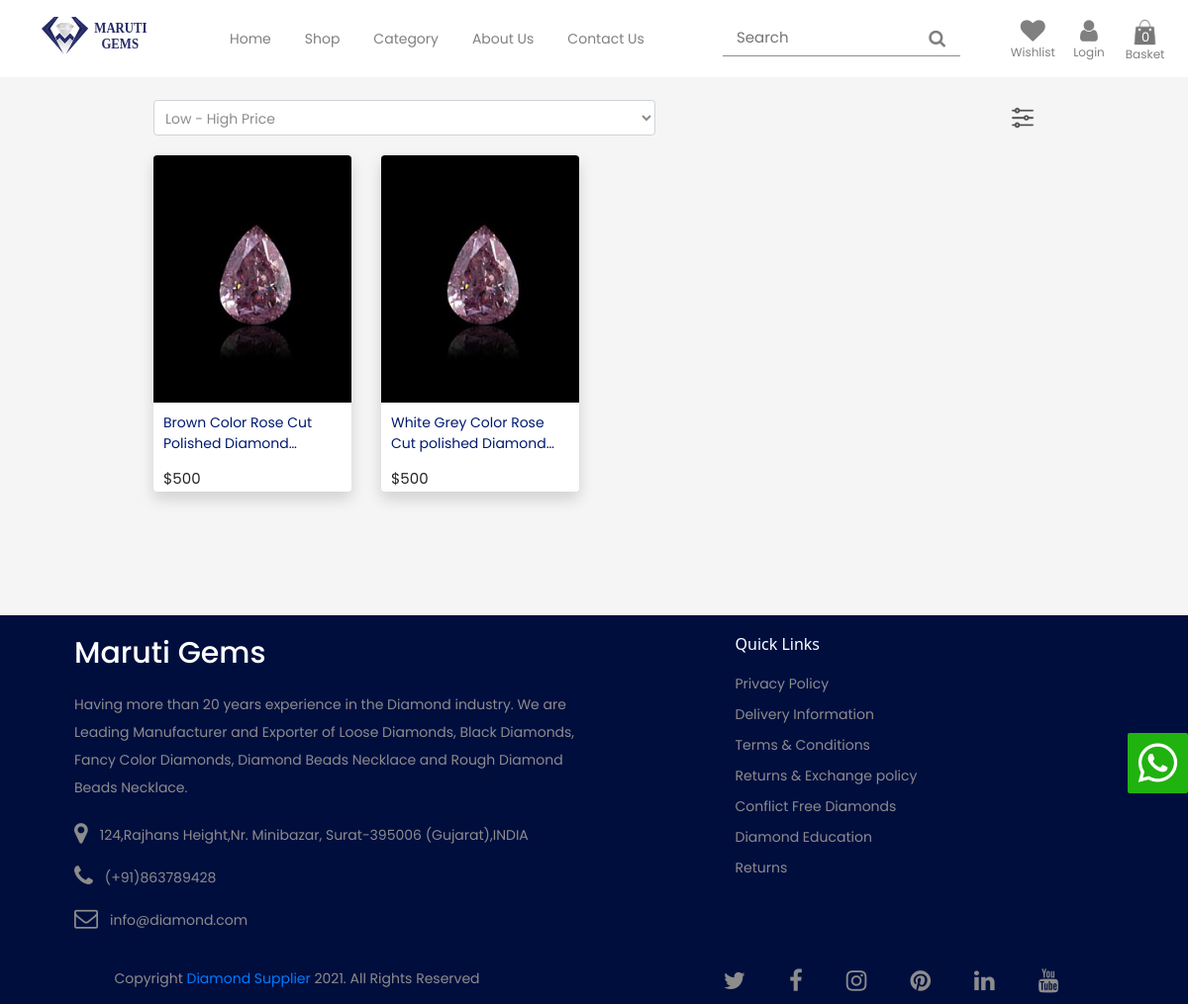
/index.php/Home/categories/3, run on the app's committed database.
### tables this page shows
CREATE TABLE `product` (
  `p_id` int(11) NOT NULL,
  `c_id` int(11) NOT NULL,
  `subc_id` int(11) NOT NULL,
  `pname` varchar(60) NOT NULL,
  `price` int(11) NOT NULL,
  `image` text NOT NULL,
  `weight` varchar(20) NOT NULL,
  `stock` int(11) NOT NULL,
  `sale` int(11) NOT NULL
);

### application/controllers/Home.php (called while the page is built, shortened)
<?php
class Home extends CI_Controller {
    function __construct() {
        $this->load->database();
        $this->load->model('Home_model');
        $this->load->model('Product_model');
        $this->load->library('form_validation');
        $this->load->library('session');
    }
    public function categories($categories_id)
    {
        $user_id = $this->session->userdata('user_id');
        $subcategories = $this->Home_model->show_subcategories();
        $arr['categories'] = $this->Home_model->showdata_categories();
        foreach ($subcategories as $subcat)
        {
            $recent_subcategories[$subcat['categories_name']][$subcat['subc_id']] =  $subcat['subcategories_name'];
        }
        $arr['subcategorie'] = $recent_subcategories;
        $arr['cart_data'] = $this->Product_model->show_cartdatacount($user_id);
        $arr['category']=$this->Home_model->categories_product($categories_id);
        $this->load->view('frontend/header',$arr);
        $this->load->view('frontend/mobile_header',$arr);
        $this->load->view('frontend/categories',$arr);
    }
}

### index.php (called while the page is built, shortened)
<?php
require_once BASEPATH.'core/CodeIgniter.php';

### application/models/Home_model.php (called while the page is built, shortened)
<?php
class Home_model extends CI_Model
{
    function categories_product($c_id)
    {
        $id= $this->Product_model->show_currentlivepoduct();
        $arrays = array();
        foreach ($id as $value) {
            $arrays[] =  explode(',', $value['product_id']);
        }
        if($arrays != null){
        $myarray = call_user_func_array('array_merge', $arrays);
        } else {
            $myarray = [];
        }
        if($myarray == null){
        $this->db->select("*");
        $this->db->from('categories');
        $this->db->where('categories.id',$c_id);
        $this->db->join('product', 'product.c_id = categories.id');
        $querys = $this->db->get();
        } else{
        $query = " SELECT * FROM product, categories";
            $query .= " WHERE p_id NOT IN (";
            $count = 0;
            foreach($myarray as $item) {
                $query .= $item;
                if ($count != count($myarray) - 1)
                    $query .= ",";
                $count++;
            }
            $query .= ")";
            $query .= " AND categories.id = $c_id AND product.c_id = categories.id";
            $querys = $this->db->query($query);
        }
        $arr = $querys->result_array();
		return $arr;
    }
}

### application/models/Product_model.php (called while the page is built, shortened)
<?php
class Product_model extends CI_Model
{
    function show_currentlivepoduct(){
        $this->db->select("*");
        $this->db->from('sale_product');
        $query = $this->db->get();
        $arr = $query->result_array();
        return $arr;
    }
    function show_cartdatacount($user_id)
    {
        $this->db->select("*");
        $this->db->from('add_cart');
        $this->db->where('add_cart.user_id',$user_id);
        $this->db->join('product', 'product.p_id = add_cart.product_id');
        $query = $this->db->get();
        $arr = $query->num_rows();
		return $arr;
    }
}

### application/views/frontend/categories.php (the view, shortened to what this page needs)
<html>
    <head>
        <link rel="stylesheet" href="<?php echo base_url(); ?>assets/home/css/bootstrap.min.css">
        <link rel="stylesheet" href="<?php echo base_url(); ?>assets/categories/css/categoriesstyle.css">
        <link rel="stylesheet" href="<?php echo base_url(); ?>assets/home/css/font-awesome.min.css">
        <link rel="stylesheet" href="<?php echo base_url(); ?>assets/home/css/w3.css">
    </head>
    <body>
            <div class="content_fix" style="padding-top: 81px;"></div>
            <?php if($category != null){ ?>
            <div class="container">
                <div class="category_section">
                    <div class="row">
                        <div class="col-lg-1"></div>
                        <div class="col-xl-10 col-md-12 col-sm-12" style="flex: 0 0 100%; ">
                            <div class="row top_content">
                                <form class="col-lg-7" method="post" action="<?php  ?>">
                                    <select class="form-control" name="price-sorting" id="price-sorting">
                                        <option value="l2h">Low - High Price</option>
                                    </select>
                                </form>
                                <div class="col-lg-5 range_slider">
                                    <div class="visible_filter">
                                        <div class="filter">
                                            <img src="<?php echo base_url(); ?>assets/categories/images/filter1.png" style="width: 24px;">
                                        </div>
                                    </div>
                                </div>
                            </div>
                            <div class="onsale_products text-center clearfix">
                                <div clas="row onsale_collection clearfix" id="sorting" style="position: relative;">
                                <?php foreach($category as $data){
                                    $img = explode(',',$data['image']); ?>
                                    <div class="col-xl-3 col-md-4 col-sm-12 product_onsale">
                                        <div class="onsale_img shadow mb-5 bg-white rounded mdc-card mdc-card--outlined">
                                            <a href="<?php
                                                                echo base_url('index.php/Product/product/'.$data['p_id']);
                                                             ?>">
                                                <img src="<?php echo base_url('assets/images/'.$img['1']); ?>">
                                                <div class="product_content text-left">
                                                    <div class="pro_grid">
                                                        <div class="pro_info">
                                                            <a href="<?php
                                                                echo base_url('index.php/Product/product/'.$data['p_id']);
                                                             ?>"><?php echo $data['pname']; ?></a>
                                                        </div>
                                                        <div class="price_cart clearfix">
                                                            <div class="price_box">
                                                                <p class="product-card" data-price="514.00">$<?php echo $data['price']; ?></p>
                                                            </div>
                                                        </div>
                                                    </div>
                                                </div>
                                            </a>
                                        </div>
                                    </div>
                                <?php }  ?>
                                </div>
                            </div>
                        </div>
                        <div class="col-lg-1"></div>
                    </div>
                </div>
            </div>
            <?php } else{?>
                <h2 style="padding : 100px 0px;"><center>Category Empty...</center></h2>
            <?php } ?>
        <?php include 'footer.php';?>
        <?php include 'whatsapp.php';?>
    </body>
</html>

### assets/head_foot/css/header.css (style rules this page uses)
a { color: #001a6f !important; }
body { background-color: whitesmoke; font-family: 'Poppins', sans-serif !important; }
form { margin-bottom: 0 !important; }

### assets/categories/css/categoriesstyle.css (style rules this page uses)
body { font-family: 'Poppins', sans-serif !important; }
img { width: 100%; }
a { color: black !important; text-decoration: none !important; }
.row { margin-right: 0 !important; margin-left: 0 !important; }
.container { padding: 0px !important; }
.top_content { display: flex; align-items: center; }
.category_section select { padding: 7px; margin: 20px 0; color: #8c8c8c; font-size: 14px; }
.range_slider { width: 100%; margin: 20px 0; }
.filter { float: right; position: relative; }
.product_onsale { float: left; }
.onsale_products { padding-bottom: 40px; }
.product_onsale .product_content a { color: #8c8c8c; font-size: 14px; font-weight: 400; display: -webkit-box; max-height: 40px; -webkit-line-clamp: 1; -webkit-box-orient: vertical; overflow: hidden; text-overflow: ellipsis; }
.product_content { margin: 10px; }
.onsale_img { width: 190px; height: 250px; }
.onsale_img { margin: 0; padding: 0; background: #fff; overflow: hidden; width: 100%; height: 260px; }
.onsale_img img { width: 100%; height: 250px; display: block; object-fit: cover; }
.pro_info { margin: 10px 0; }
.product_onsale .pro_info a { color: #8c8c8c; font-size: 14px; font-weight: 400; display: -webkit-box; overflow: hidden; text-overflow: ellipsis; display: -webkit-box; -webkit-line-clamp: 2; -webkit-box-orient: vertical; }
.product_onsale .onsale_img { position: relative; display: inline-block; height: 340px; }
.product_onsale { padding-bottom: 40px; }
.price_box { position: relative; display: block; float: left; padding: 6px 0; }
.price_box p { margin: 0; }
.pro_grid { display: block; position: relative; text-align: left; }

### assets/home/css/w3.css (style rules this page uses)
html { box-sizing: border-box }
*, *:before, *:after { box-sizing: inherit }
html { -ms-text-size-adjust: 100%; -webkit-text-size-adjust: 100% }
body { margin: 0 }
a { background-color: transparent }
img { border-style: none }
button, input, select, textarea, optgroup { font: inherit; margin: 0 }
button, select { text-transform: none }
html, body { font-family: Verdana, sans-serif; font-size: 15px; line-height: 1.5 }
html { overflow-x: hidden }
img { vertical-align: middle }
a { color: inherit }

### application/views/frontend/categories.php (style rules this page uses)
.filter { float: right; }

### data on the page
product: pname "Brown Color Rose Cut Polished…", price "500"
product: pname "White Grey Color Rose Cut polished…", price "500"
